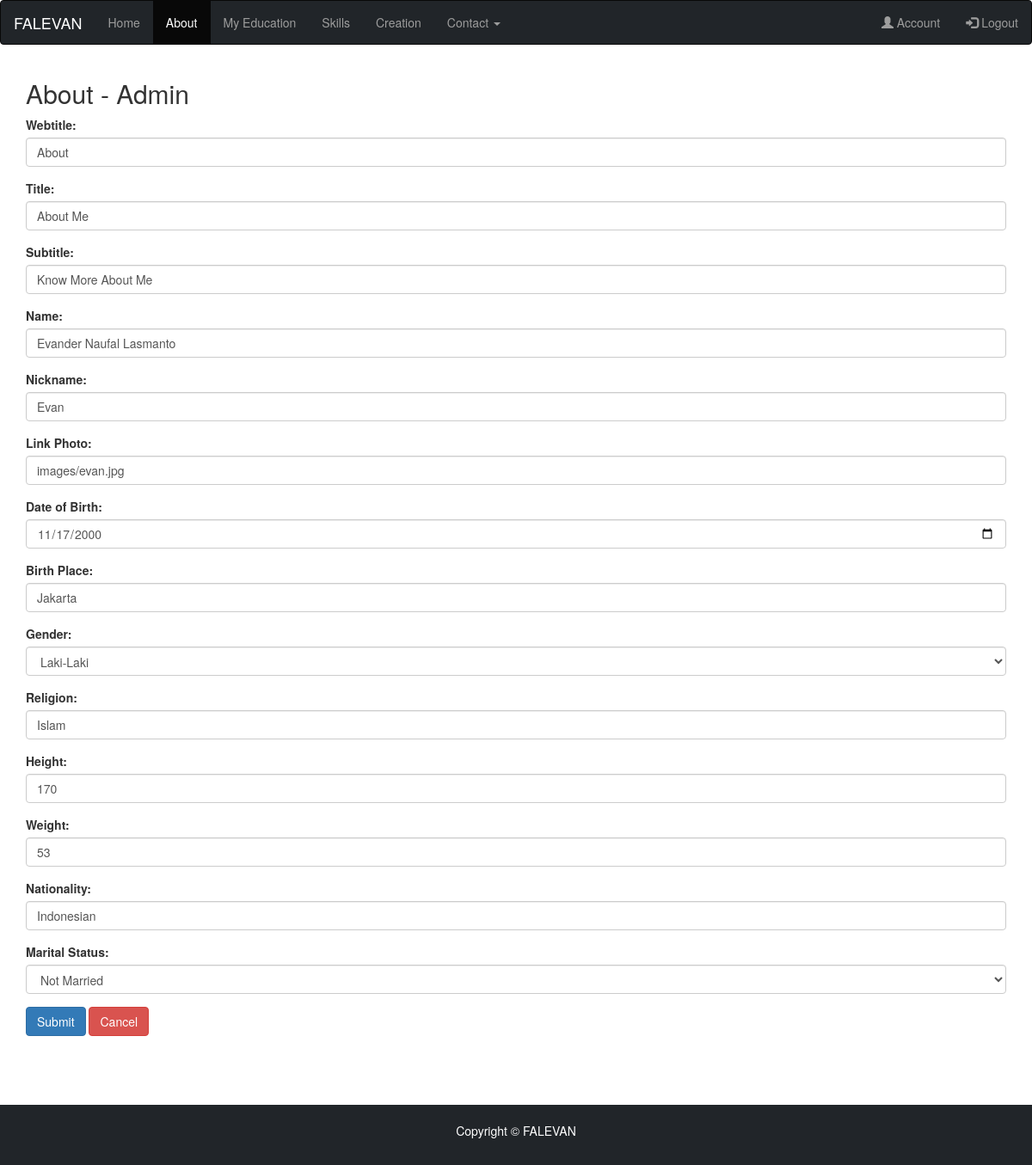
Screenshot of /admin/about-adm-edit.php?id=1 with the database file from the repository.
### tables this page shows
CREATE TABLE `aboutme` (
  `id` int(10) NOT NULL,
  `webtitle` varchar(50) NOT NULL,
  `title` varchar(50) NOT NULL,
  `subtitle` varchar(100) NOT NULL,
  `name` varchar(50) NOT NULL,
  `avatar` varchar(100) NOT NULL,
  `nickname` varchar(50) NOT NULL,
  `dob` date NOT NULL,
  `bp` varchar(50) NOT NULL,
  `gender` varchar(20) NOT NULL,
  `religion` varchar(20) NOT NULL,
  `height` int(10) NOT NULL,
  `weight` int(10) NOT NULL,
  `nationality` varchar(20) NOT NULL,
  `mstatus` varchar(20) NOT NULL
);

### admin/about-adm-edit.php (the view, shortened to what this page needs)
<!DOCTYPE html>
<html lang="en">
    <head>
        <?php
            include_once "../koneksi.php";
            if (isset($_GET['id'])) {
                $_id = $_GET['id'];
                $strSQL = "SELECT * FROM aboutme WHERE id='$_id'";
                $runStrSQL = mysqli_query($conn,$strSQL);
                $jmlRowData = mysqli_num_rows($runStrSQL);
                if ($jmlRowData > 0) {
                    while($row = mysqli_fetch_assoc($runStrSQL)) {
        ?>
        <link rel="stylesheet" href="https://maxcdn.bootstrapcdn.com/bootstrap/3.4.1/css/bootstrap.min.css">
    </head>
    <body>
        <nav class="navbar navbar-inverse" style="background-color: #212529;">
            <div class="container-fluid">
                <div class="navbar-header">
                    <a class="navbar-brand" style="color:white;" href="admin.php">FALEVAN</a>
                </div>
                <ul class="nav navbar-nav">
                    <li><a href="admin.php">Home</a></li>
                    <li class="active"><a href="about-adm.php">About</a></li>
                    <li><a href="myeducation-adm.php">My Education</a></li>
                    <li><a href="skills-adm.php">Skills</a></li>
                    <li><a href="creation-adm.php">Creation</a></li>
                    <li class="dropdown"><a class="dropdown-toggle" data-toggle="dropdown" href="#">Contact <span class="caret"></span></a>
                    </li>
                </ul>
                <ul class="nav navbar-nav navbar-right">
                    <li><a href="account-adm.php"><span class="glyphicon glyphicon-user"></span> Account</a></li>
                    <li><a href="logout-adm.php"><span class="glyphicon glyphicon-log-in"></span> Logout</a></li>
                </ul>
            </div>
        </nav>
        <div class="container">
            <div class="row">
                <div class="col-md-12">
                    <h2>About - Admin</h2>
                    <form id="myform" method="post" action="update-about.php">
                        <div class="form-group">
                            <label>Webtitle:</label>
                            <input type="text" class="form-control" placeholder="Enter Webtitle" name="webtitle"
                            value="<?php echo $row["webtitle"] ?>">
                        </div>
                        <div class="form-group">
                            <label>Title:</label>
                            <input type="text" class="form-control" placeholder="Enter Title" name="title"
                            value="<?php echo $row["title"] ?>">
                        </div>
                        <div class="form-group">
                            <label>Subtitle:</label>
                            <input type="text" class="form-control" placeholder="Enter Subtitle" name="subtitle"
                            value="<?php echo $row["subtitle"] ?>">
                        </div>
                        <div class="form-group">
                            <label>Name:</label>
                            <input type="text" class="form-control" placeholder="Enter Name" name="name"
                            value="<?php echo $row["name"] ?>">
                        </div>
                        <div class="form-group">
                            <label>Nickname:</label>
                            <input type="text" class="form-control" placeholder="Enter Nickname" name="nickname"
                            value="<?php echo $row["nickname"] ?>">
                        </div>
                        <div class="form-group">
                            <label>Link Photo:</label>
                            <input type="text" class="form-control" placeholder="Enter Link Photo" name="avatar"
                            value="<?php echo $row["avatar"] ?>">
                        </div>
                        <div class="form-group">
                            <label>Date of Birth:</label>
                            <input type="date" class="form-control" placeholder="Enter Date of Birth" name="dob"
                            value="<?php echo $row["dob"] ?>">
                        </div>
                        <div class="form-group">
                            <label>Birth Place:</label>
                            <input type="text" class="form-control" placeholder="Enter Birth Place" name="bp"
                            value="<?php echo $row["bp"] ?>">
                        </div>
                        <div class="form-group">
                            <label>Gender:</label>
                            <select id="gender" name="gender" class="form-control">
                            <option value="Laki-Laki">Laki-Laki</option>
                            </select>
                        </div>
                        <div class="form-group">
                            <label>Religion:</label>
                            <input type="text" class="form-control" placeholder="Enter Religion" name="religion"
                            value="<?php echo $row["religion"] ?>">
                        </div>
                        <div class="form-group">
                            <label>Height:</label>
                            <input type="text" class="form-control" placeholder="Enter Height" name="height"
                            value="<?php echo $row["height"] ?>">
                        </div>
                        <div class="form-group">
                            <label>Weight:</label>
                            <input type="text" class="form-control" placeholder="Enter Weight" name="weight"
                            value="<?php echo $row["weight"] ?>">
                        </div>
                        <div class="form-group">
                            <label>Nationality:</label>
                            <input type="text" class="form-control" placeholder="Enter Nationality" name="nationality"
                            value="<?php echo $row["nationality"] ?>">
                        </div>
                        <div class="form-group">
                            <label>Marital Status:</label>
                            <select id="mstatus" name="mstatus" class="form-control">
                            <option value="Not Married">Not Married</option>
                            </select>
                        </div>
                        <input class="btn btn-primary" type="button" id="button" value="Submit">
                        <a href="about-adm.php" class="btn btn-danger">Cancel</a>
                    </form><br><br><br><br>
                </div>
            </div>
        </div>
        <?php
                    }
                }
            }include "footer-adm.php";
        ?>
    </body>
</html>

### rows the page displays
aboutme: webtitle "About", title "About Me", subtitle "Know More About Me", name "Evander Naufal Lasmanto", nickname "Evan", avatar "images/evan.jpg", dob "11/17/2000", bp "Jakarta", religion "Islam", height "170", weight "53", nationality "Indonesian"
